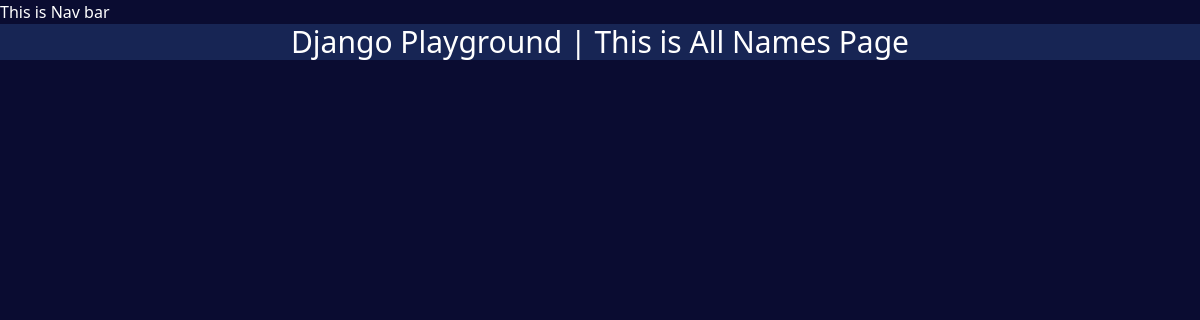
The page /mibits/ on the database as committed earlier.
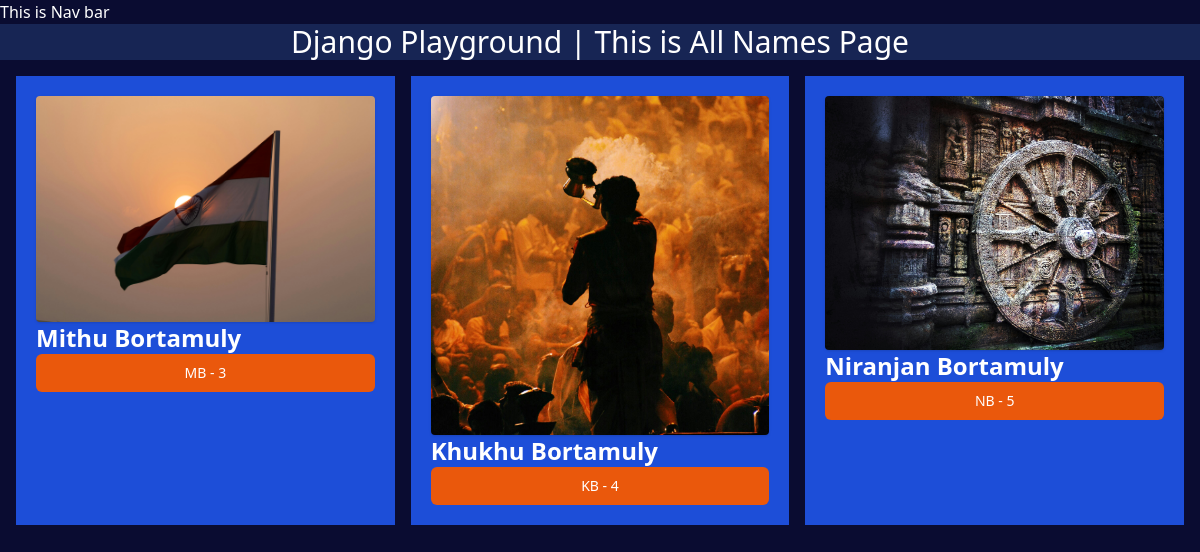
The same page on the database as committed later.
### mibits/models.py (models this page shows, shortened)
class NamesList(models.Model):
    name = models.CharField(max_length=100, default='')
    image = models.ImageField(upload_to='avatar/') # need to install Pillow to work
    add_time = models.DateTimeField(default= timezone.now)
    type = models.CharField(max_length=9, choices=NAME_TYPE_CHOICE, default="MB")
    detail = models.TextField(default='')

### mibits/views.py (the view)
# urls.py: path('', views.all_names, name='all_names'),
def all_names(request):
    names = NamesList.objects.all()
    return render(request, 'mibits/all_name.html', {'names': names})

### mibits/templates/mibits/all_name.html (shortened to what this page needs)
{% extends "layout.html" %}
{% block content %}
<h1 class="bg-blue-950 text-3xl">Django Playground | This is All Names Page</h1>
<div class="grid grid-cols-3 gap-4 m-4">
{% for data in names  %}
    <div class="bg-blue-700 p-5">
        <img class="rounded shadow" src="{{data.image.url}}" alt="image">
        <h3 class="text-2xl font-bold">{{data.name}}</h3>
        <a href="{% url "name_detail" data.id %}">
            <button
            type="button"
            class="inline-flex items-center w-[100%] justify-center px-4 py-2 border border-transparent text-sm font-medium rounded-md text-white bg-orange-600 hover:bg-orange-700 focus:outline-none focus:ring-2 focus:ring-offset-2 focus:ring-orange-500"
            >
                {{data.type}} - {{data.id}}
            </button>
        </a>
    </div>
{% endfor %}
</div>
{% endblock %}

### templates/layout.html (shortened to what this page needs)
{% load static tailwind_tags %}
{% load static %}
<!DOCTYPE html>
<html lang="en">
<head>
    {% tailwind_css %}
    <link rel="stylesheet" href="{% static "style.css" %}">
</head>
<body>
    <nav>This is Nav bar</nav>
    {% block content %}{% endblock %}
</body>
</html>

### static/style.css (style rules this page uses)
body { background-color: #0a0c31; color: #ffffff; }
h1 { text-align: center; font-size: 2em; }

Rows that differ between the two databases and show on the page:
added NamesList: image (picture), name "Mithu Bortamuly", type "MB", id "3"
added NamesList: image (picture), name "Khukhu Bortamuly", type "KB", id "4"
added NamesList: image (picture), name "Niranjan Bortamuly", type "NB", id "5"
